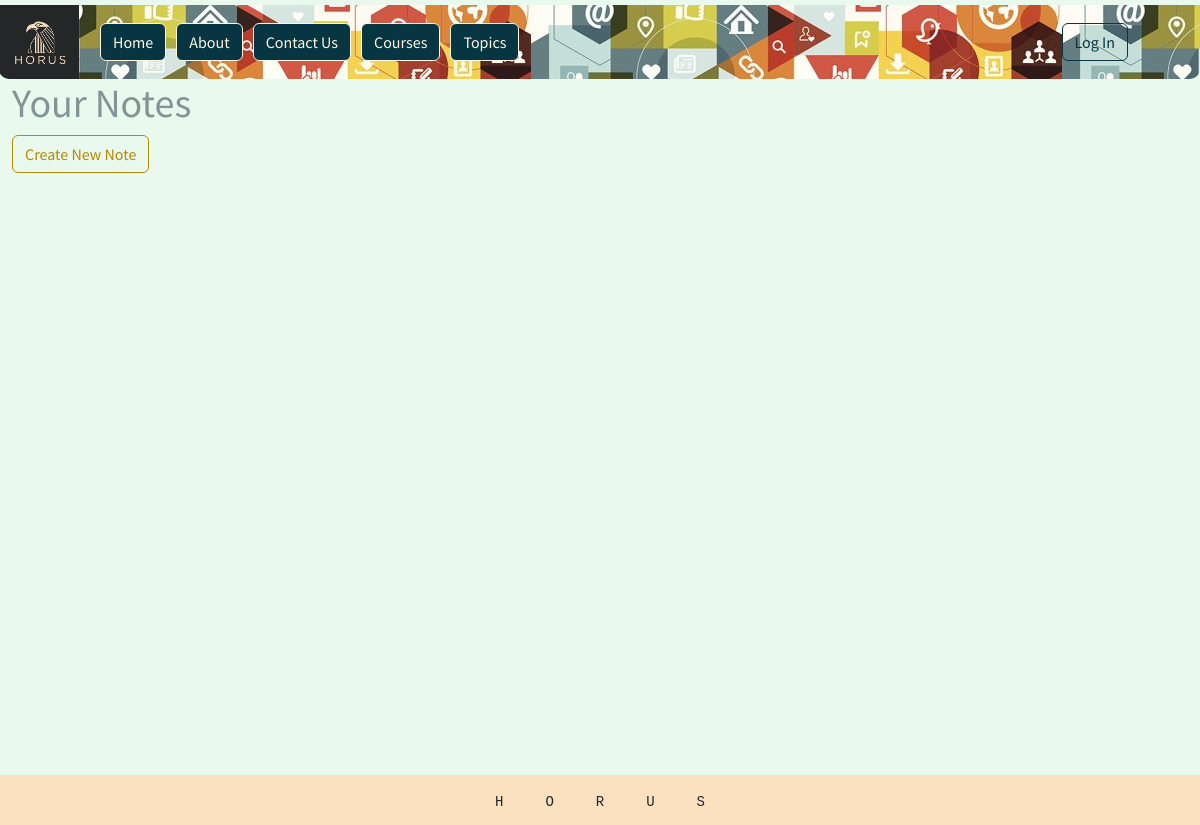
Before: /notes/list/ with the older database file.
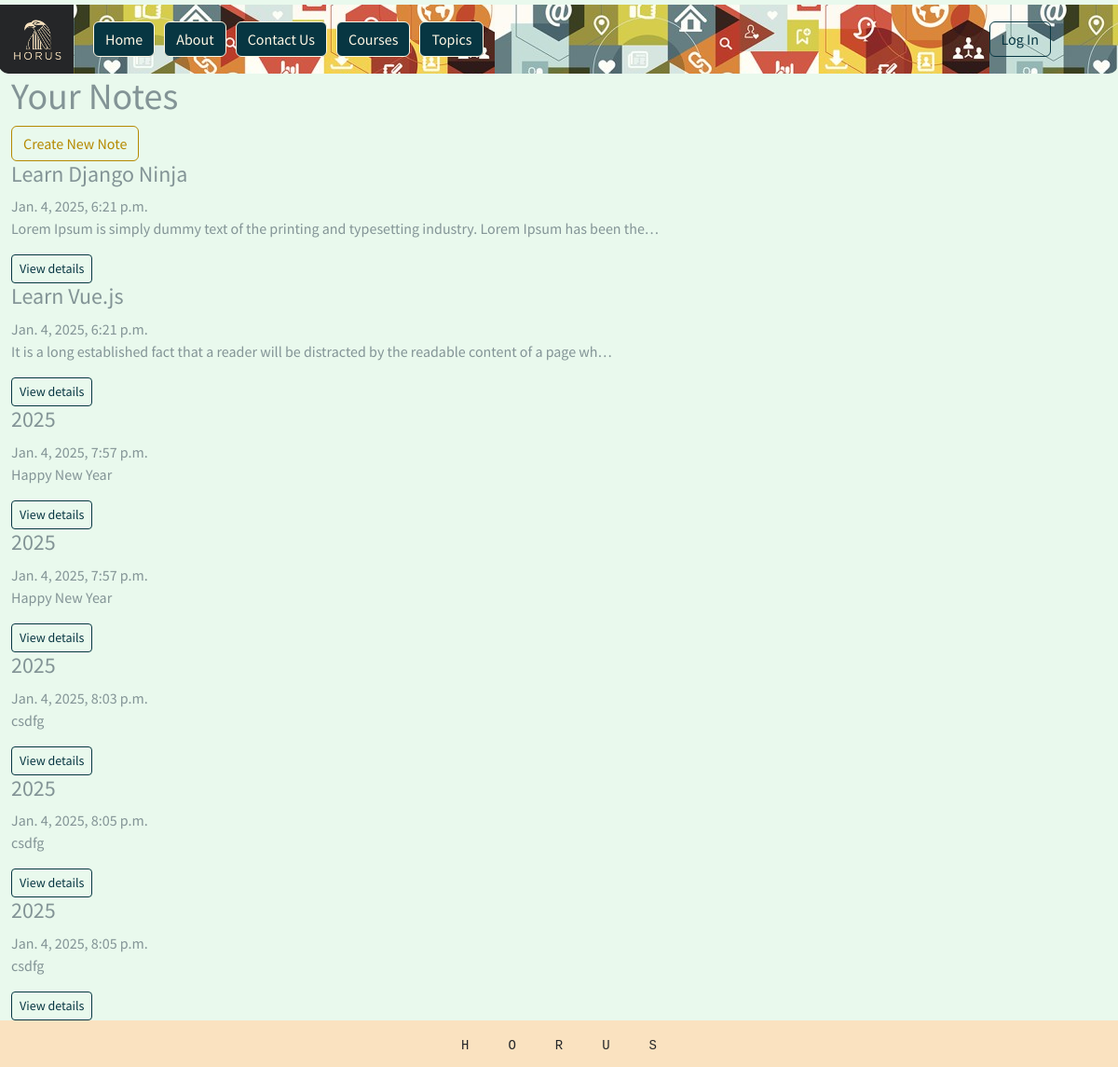
After: the same page with the newer database file.
### notes/models.py (models this page shows, shortened)
class Note(models.Model):
    title = models.CharField(max_length=80)
    text = models.TextField()
    created_on = models.DateTimeField(auto_now_add=True)

### notes/views.py (the view)
# urls.py: path("list/", ListNoteView.as_view(), name= "list_note"),
class ListNoteView(ListView):
    template_name = "notes/list_note.html"
    model = Note

### templates/notes/list_note.html
{% extends 'base.html' %}
{% load static %}
{% block css %}
<link rel="stylesheet" href="{% static 'css/notes' %}">
{% endblock css %}
{% block content %}
<div class="list-note">
    <div class="head">
        <h1>Your Notes</h1>
        <a href="{% url 'create_note' %}" class="btn btn-outline-primary">Create New Note</a>
    </div>
    {% for note in note_list %}
    <div class="note">
        <h4>{{note.title}}</h4>
        <label for="">{{note.created_on}}</label>
        <p>{{note.text|truncatechars:100}}</p>
        <a href="" class="btn btn-sm btn-outline-dark">View details</a>
    </div>
    {% endfor %}
</div>
{% endblock content %}

Changed rows visible on the page:
added Note: title "Learn Django Ninja", created_on "Jan. 4, 2025, 6:21 p.m.", text "Lorem Ipsum is simply dummy text of the printing and typesetting industry. Lorem Ipsum has been the…"
added Note: title "Learn Vue.js", created_on "Jan. 4, 2025, 6:21 p.m.", text "It is a long established fact that a reader will be distracted by the readable content of a page wh…"
added Note: title "2025", created_on "Jan. 4, 2025, 7:57 p.m.", text "Happy New Year"
added Note: title "2025", created_on "Jan. 4, 2025, 7:57 p.m.", text "Happy New Year"
added Note: title "2025", created_on "Jan. 4, 2025, 8:03 p.m.", text "csdfg"
added Note: title "2025", created_on "Jan. 4, 2025, 8:05 p.m.", text "csdfg"
added Note: title "2025", created_on "Jan. 4, 2025, 8:05 p.m.", text "csdfg"
